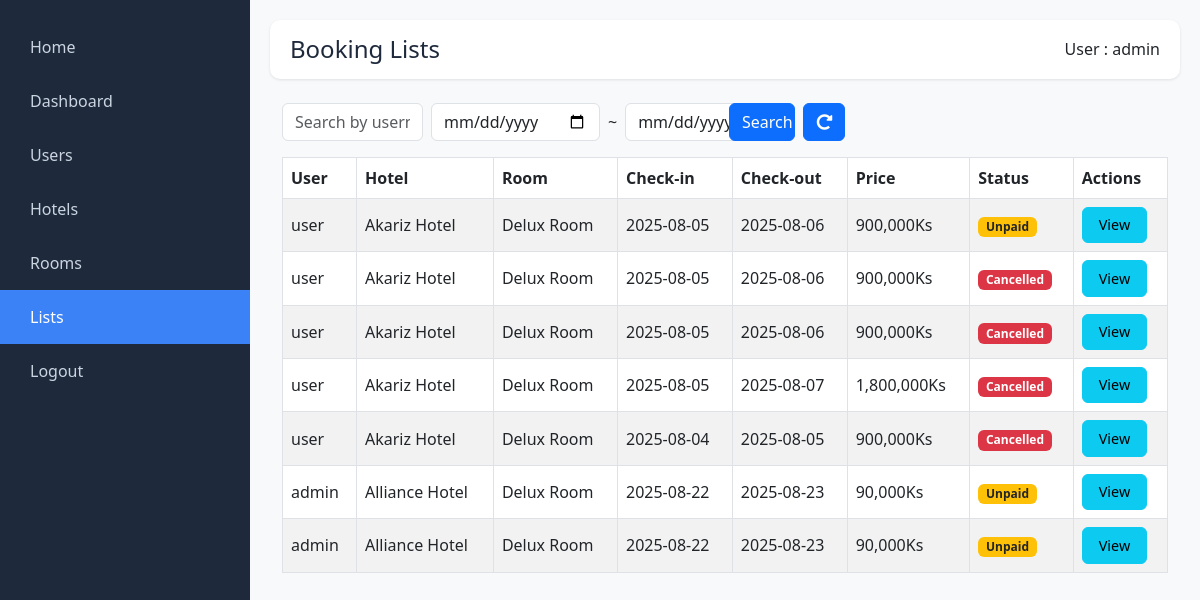
Page /admin/bookinglists.php (signed in) on the committed database.
### tables this page shows
CREATE TABLE `bookings` (
  `id` int(11) NOT NULL,
  `user_id` int(11) NOT NULL,
  `hotel_id` int(11) NOT NULL,
  `room_id` int(11) NOT NULL,
  `check_in` date NOT NULL,
  `check_out` date NOT NULL,
  `total_price` decimal(10,2) NOT NULL,
  `created` timestamp NOT NULL DEFAULT current_timestamp(),
  `updated` timestamp NOT NULL DEFAULT current_timestamp() ON UPDATE current_timestamp(),
  `status` enum('unpaid','paid','cancelled','checked_out') DEFAULT 'unpaid',
  `num_rooms` int(11) NOT NULL DEFAULT 1,
  `status_reason` varchar(255) DEFAULT NULL
);

CREATE TABLE `users` (
  `id` int(11) NOT NULL,
  `username` varchar(255) NOT NULL,
  `password` varchar(255) NOT NULL,
  `email` varchar(255) NOT NULL,
  `role` enum('admin','user') DEFAULT 'user',
  `created_at` timestamp NOT NULL DEFAULT current_timestamp(),
  `status` enum('active','disabled') DEFAULT 'active'
);

CREATE TABLE `hotels` (
  `id` int(11) NOT NULL,
  `name` varchar(255) NOT NULL,
  `description` text NOT NULL,
  `image` varchar(255) NOT NULL,
  `created_at` timestamp NOT NULL DEFAULT current_timestamp(),
  `location_embed` text DEFAULT NULL
);

CREATE TABLE `rooms` (
  `id` int(11) NOT NULL,
  `name` varchar(100) DEFAULT NULL,
  `description` text DEFAULT NULL,
  `price` decimal(10,2) NOT NULL,
  `max_guests` int(11) NOT NULL,
  `room_type` enum('single','double','suite','family') DEFAULT 'single',
  `hotel_id` int(11) DEFAULT NULL,
  `created_at` timestamp NOT NULL DEFAULT current_timestamp(),
  `updated_at` timestamp NOT NULL DEFAULT current_timestamp() ON UPDATE current_timestamp(),
  `total_rooms` int(11) NOT NULL DEFAULT 1,
  `available_rooms` int(11) DEFAULT 0
);

### admin/bookinglists.php (the view, shortened to what this page needs)
<?php
include('../includes/db.php');
$nameFilter = isset($_GET['name']) ? trim($_GET['name']) : '';
$whereSql = '';
$sql = "SELECT bookings.*, hotels.name AS hotel_name, rooms.name AS room_name, users.username
        FROM bookings
        JOIN hotels ON bookings.hotel_id = hotels.id
        JOIN rooms ON bookings.room_id = rooms.id
        JOIN users ON bookings.user_id = users.id
        $whereSql
        ORDER BY bookings.created ASC";
$result = $conn->query($sql);
?>
<!DOCTYPE html>
<html lang="en">
<head>
    <link href="https://cdn.jsdelivr.net/npm/bootstrap@5.3.0/dist/css/bootstrap.min.css" rel="stylesheet">
    <link rel="stylesheet" href="https://cdnjs.cloudflare.com/ajax/libs/font-awesome/5.15.4/css/all.min.css" />
    <link rel="stylesheet" href="../assets/css/dashboardstyle.css" />
</head>
<body>
<?php include('layouts/sidebar.php'); ?>
<div class="main">
    <?php include('layouts/header.php'); ?>
        <div class="container-fluid mt-4">
            <div class="mb-3">
                <form method="get" class="row g-2">
                    <div class="col-md-2">
                        <input type="text" name="name" class="form-control" placeholder="Search by username..."
                            value="<?= htmlspecialchars($nameFilter) ?>">
                    </div>
                    <div class="col-md-4 d-flex align-items-center">
                        <input type="date" name="check_in" class="form-control me-1"
                            value="<?= htmlspecialchars($_GET['check_in'] ?? '') ?>">
                        <span class="mx-1">~</span>
                        <input type="date" name="check_out" class="form-control ms-1"
                            value="<?= htmlspecialchars($_GET['check_out'] ?? '') ?>">
                    </div>
                    <div class="col-md-1">
                        <button type="submit" class="btn btn-primary w-100">Search</button>
                    </div>
                    <div class="col-md-1">
                        <a href="./bookinglists.php" class="btn btn-primary" role="button" title="Refresh">
                            <i class="fas fa-redo-alt"></i>
                        </a>
                    </div>
                </form>
            </div>
            <?php if ($result && $result->num_rows > 0): ?>
                <div class="table-responsive">
                    <table class="table table-bordered table-striped">
                        <thead>
                            <tr>
                                <th>User</th>
                                <th>Hotel</th>
                                <th>Room</th>
                                <th>Check-in</th>
                                <th>Check-out</th>
                                <th>Price</th>
                                <th>Status</th>
                                <th>Actions</th>
                            </tr>
                        </thead>
                        <tbody>
                        <?php while ($booking = $result->fetch_assoc()): ?>
                            <tr>
                                <td><?= htmlspecialchars($booking['username']); ?></td>
                                <td><?= htmlspecialchars($booking['hotel_name']); ?></td>
                                <td><?= htmlspecialchars($booking['room_name']); ?></td>
                                <td><?= htmlspecialchars($booking['check_in']); ?></td>
                                <td><?= htmlspecialchars($booking['check_out']); ?></td>
                                <td><?= number_format($booking['total_price'], 0); ?>Ks</td>
                                <td>
                                    <?php
                                    $status = $booking['status'];
                                    if ($status === 'paid') {
                                        echo '<span class="badge bg-success">Paid</span>';
                                    } elseif ($status === 'cancelled') {
                                        echo '<span class="badge bg-danger">Cancelled</span>';
                                    } else {
                                        echo '<span class="badge bg-warning text-dark">Unpaid</span>';
                                    }
                                    ?>
                                </td>
                                <td>
                                    <button class="btn btn-info" data-bs-toggle="modal" data-bs-target="#bookingModal<?= $booking['id']; ?>">View</button>
                                </td>
                            </tr>
                        <?php endwhile; ?>
                        </tbody>
                    </table>
                </div>
            <?php else: ?>
                <div class="alert alert-warning">No bookings found.</div>
        <?php endif; ?>
    </div>
</div>
</body>
</html>

### assets/css/dashboardstyle.css (style rules this page uses)
:root { --sidebar-bg: #1e293b; --sidebar-text: #cbd5e1; --sidebar-active: #3b82f6; --main-bg: #f1f5f9; --card-bg: #ffffff; --text-color: #1e293b; }
body { margin: 0; font-family: 'Segoe UI', sans-serif; display: flex; min-height: 100vh; background-color: var(--main-bg); }
.main { margin-left: 250px; padding: 20px; flex: 1; }

### admin/bookinglists.php (style rules this page uses)
body { background-color: #f8f9fa; }
.main { margin-left: 250px; }
.table th, .table td { vertical-align: middle; }
.btn-info, .btn-danger { font-size: 0.9rem; padding: 0.4rem 1rem; }

### rows in the picture
bookings: user.username "user", hotel.name "Akariz Hotel", room.name "Delux Room", check_in "2025-08-05", check_out "2025-08-06", total_price "900,000", status "Unpaid"
bookings: user.username "user", hotel.name "Akariz Hotel", room.name "Delux Room", check_in "2025-08-05", check_out "2025-08-06", total_price "900,000", status "Cancelled"
bookings: user.username "user", hotel.name "Akariz Hotel", room.name "Delux Room", check_in "2025-08-05", check_out "2025-08-06", total_price "900,000", status "Cancelled"
bookings: user.username "user", hotel.name "Akariz Hotel", room.name "Delux Room", check_in "2025-08-05", check_out "2025-08-07", total_price "1,800,000", status "Cancelled"
bookings: user.username "user", hotel.name "Akariz Hotel", room.name "Delux Room", check_in "2025-08-04", check_out "2025-08-05", total_price "900,000", status "Cancelled"
bookings: user.username "admin", hotel.name "Alliance Hotel", room.name "Delux Room", check_in "2025-08-22", check_out "2025-08-23", total_price "90,000", status "Unpaid"
bookings: user.username "admin", hotel.name "Alliance Hotel", room.name "Delux Room", check_in "2025-08-22", check_out "2025-08-23", total_price "90,000", status "Unpaid"

### other values in the picture
$pageTitle "Booking Lists"
$_SESSION['username'] "admin"
